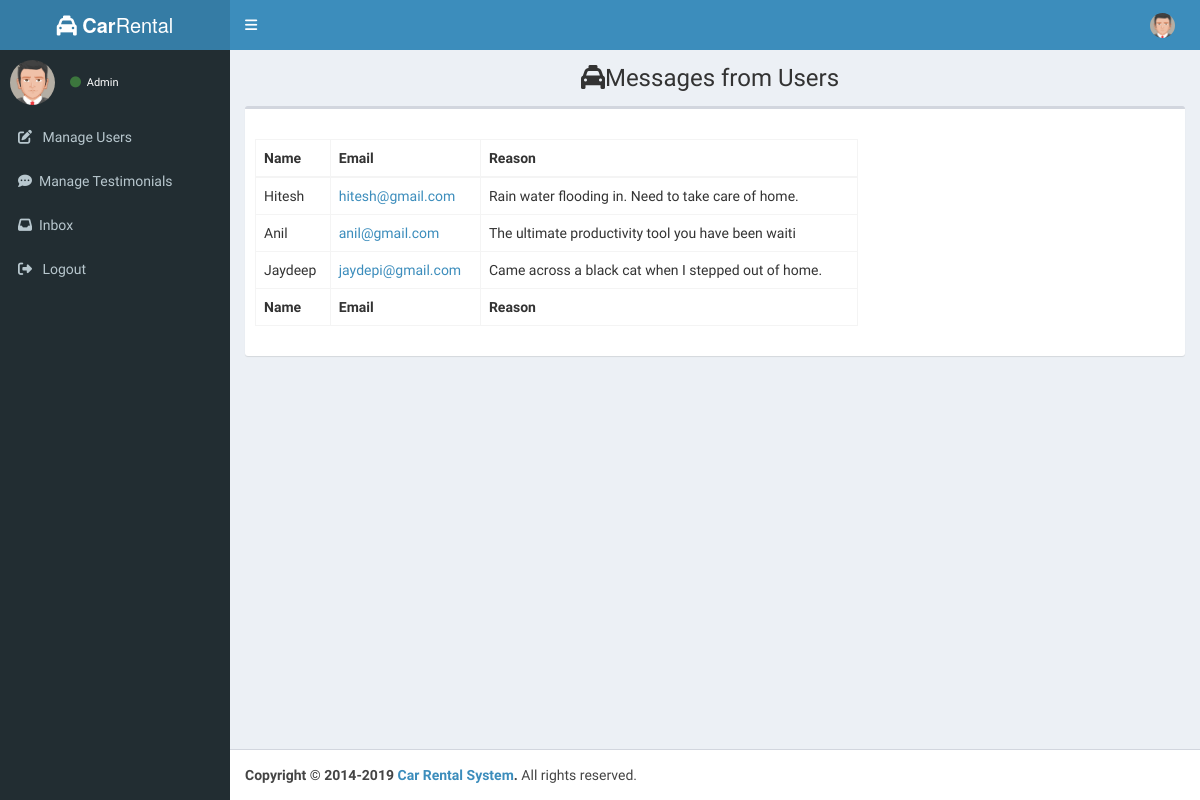
The app's page /admin/inbox.php with its own data.
### tables this page shows
CREATE TABLE `tbl_contactus` (
  `c_id` int(11) NOT NULL,
  `c_email` varchar(30) NOT NULL,
  `c_name` varchar(30) NOT NULL,
  `c_subject` varchar(100) NOT NULL,
  `c_reason` varchar(300) NOT NULL
);

### admin/inbox.php (the view, shortened to what this page needs)
<?php
include('../includes/config.php');
?>
<!DOCTYPE html>
<html>
<head>
  <link rel="stylesheet" href="../userpanel/bower_components/bootstrap/dist/css/bootstrap.min.css">
  <link rel="stylesheet" href="https://cdnjs.cloudflare.com/ajax/libs/font-awesome/6.1.1/css/all.min.css" />
  <link rel="stylesheet" href="../userpanel/bower_components/Ionicons/css/ionicons.min.css">
  <link rel="stylesheet" href="../userpanel/bower_components/datatables.net-bs/css/dataTables.bootstrap.min.css">
  <link rel="stylesheet" href="../userpanel/dist/css/AdminLTE.min.css">
  <link rel="stylesheet" href="../userpanel/dist/css/skins/_all-skins.min.css">
</head>
<body class="hold-transition skin-blue sidebar-mini">
  <?php include('includes/header.php') ?>
  <?php include('includes/sidebar.php') ?>
  <div class="wrapper">
    <div class="content-wrapper">
      <section class="content-header">
        <h1 align="center">
          <i class="fa fa-cab"></i>Messages from Users
        </h1>
      </section>
      <section class="content">
        <div class="row">
          <div class="col-xs-12">
            <div class="box">
              <div class="box-header">
              </div>
              <div class="box-body">
                <form action="" method="post">
                  <div class="row">
                    <div class="col-lg-8">
                      <div class="card shadow mb-4">
                        <div class="table-responsive text-nowrap">
                          <table class="table table-bordered">
                            <thead>
                              <tr>
                                <th>Name</th>
                                <th>Email</th>
                                <th>Reason</th>
                              </tr>
                            </thead>
                            <tfoot>
                              <tr>
                                <th>Name</th>
                                <th>Email</th>
                                <th>Reason</th>
                              </tr>
                            </tfoot>
                            <tbody>
                              <?php
                              $sql = "select * from tbl_contactus";
                              $query = mysqli_query($conn, $sql);
                              while ($row = mysqli_fetch_array($query)) {
                              ?>
                                <tr>
                                  <td><?php echo $row['c_name']; ?></td>
                                  <td><a href="mailto: <?php echo $row['c_email']; ?>"><?php echo $row['c_email']; ?></a></td>
                                  <td><?php echo $row['c_reason']; ?></td>
                                </tr>
                              <?php } ?>
                            </tbody>
                          </table>
                        </div>
                      </div>
                    </div>
                  </div>
                </form>
              </div>
            </div>
          </div>
        </div>
      </section>
    </div>
    <footer class="main-footer">
      <strong>Copyright &copy; 2014-2019 <a href="https://adminlte.io">Car Rental System</a>.</strong> All rights
      reserved.
    </footer>
  </div>
</body>
</html>

### records on screen
tbl_contactus: c_name "Hitesh", c_email "hitesh@gmail.com", c_reason "Rain water flooding in. Need to take care of home."
tbl_contactus: c_name "Anil", c_email "anil@gmail.com", c_reason "The ultimate productivity tool you have been waiti"
tbl_contactus: c_name "Jaydeep", c_email "jaydepi@gmail.com", c_reason "Came across a black cat when I stepped out of home."
